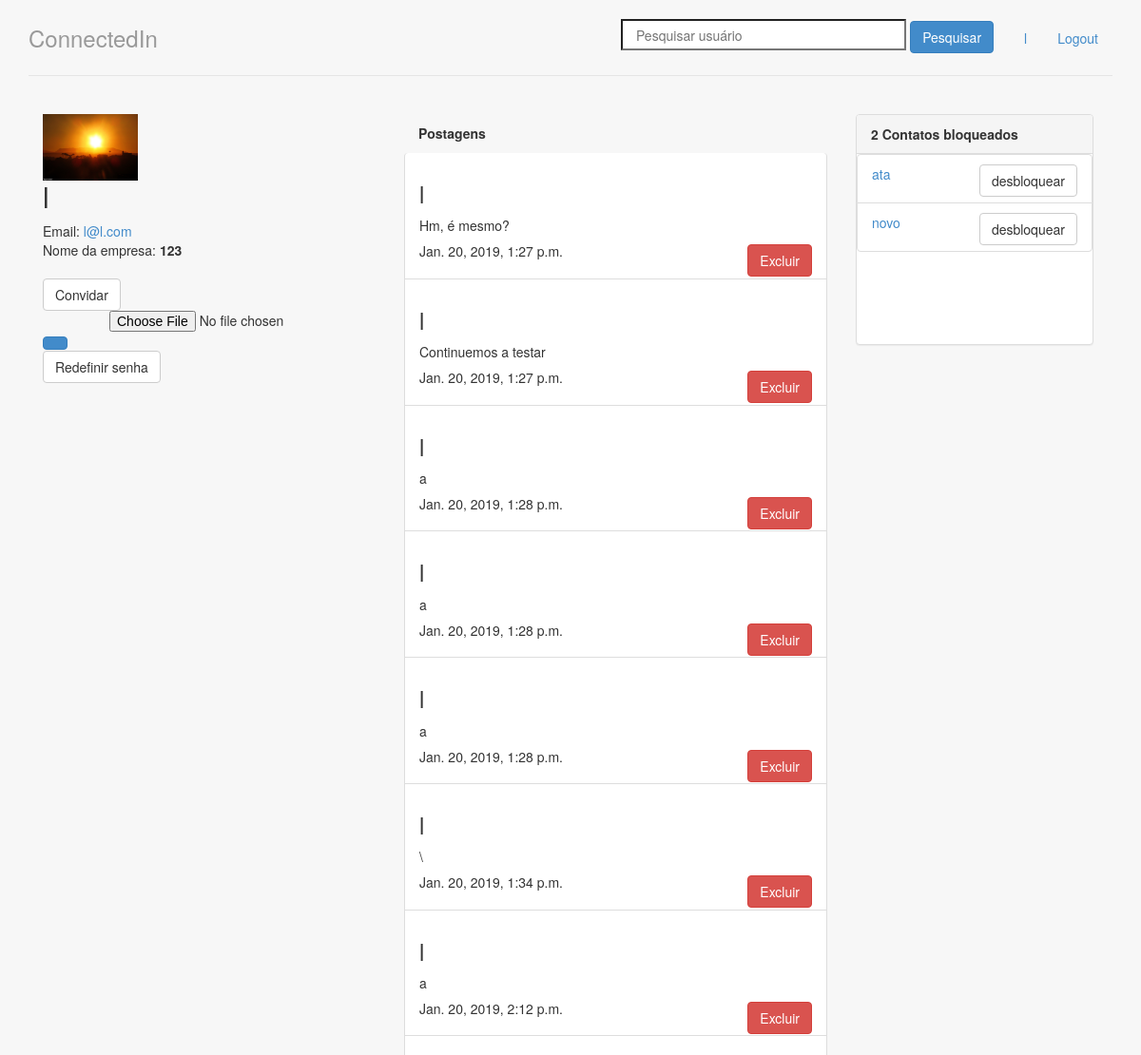
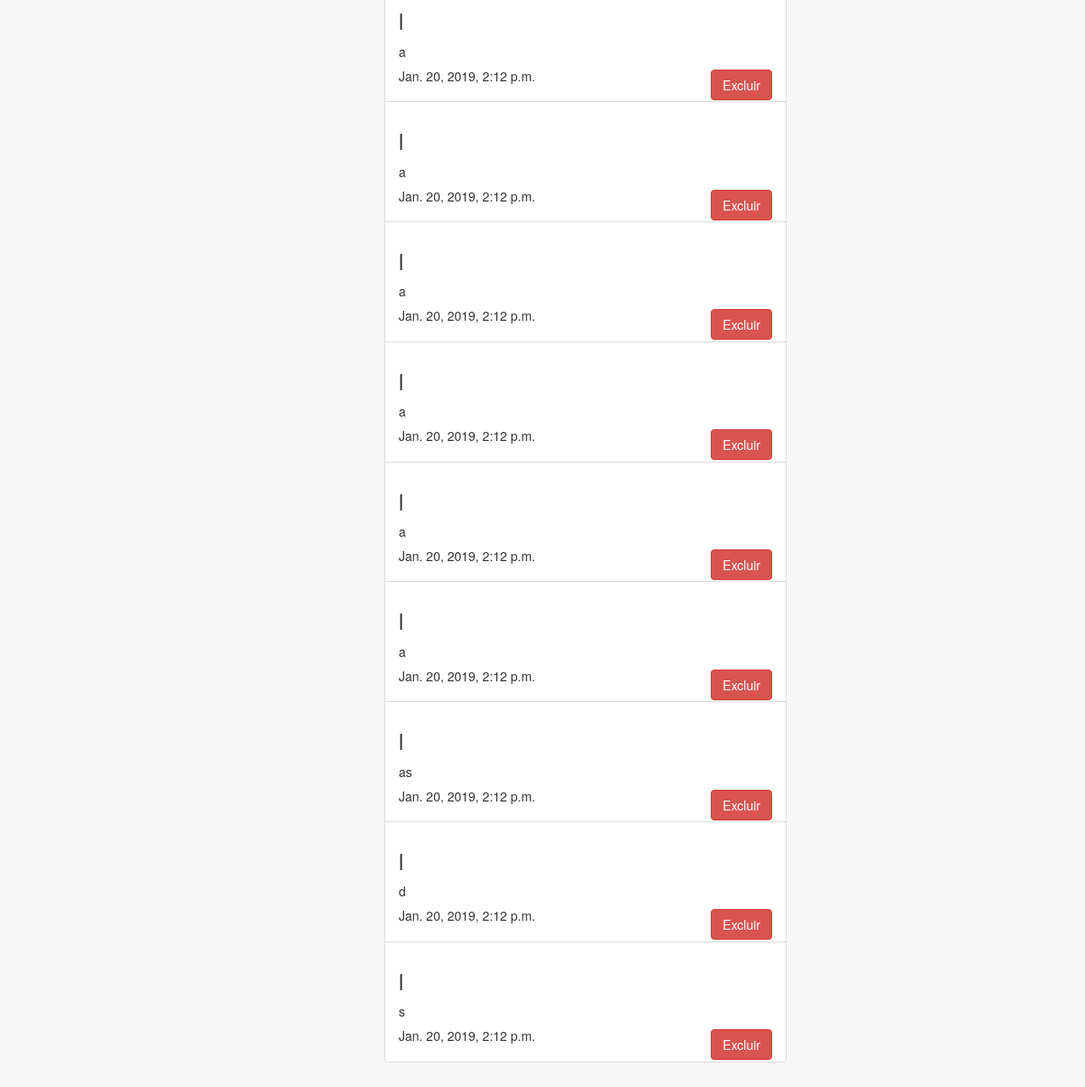
The app's page /perfil/ (signed in) with its own data (2 pictures, top to bottom).
### perfis/models.py (models this page shows, shortened)
class Perfil(models.Model):
    nome = models.CharField(max_length=255, null=False)
    telefone = models.CharField(max_length=15, null=False)
    nome_empresa = models.CharField(max_length=255, null=False)
    contatos = models.ManyToManyField('self', related_name = 'meus_contatos')
    contatos_bloqueados = models.ManyToManyField('self', related_name = 'meus_contatos_bloqueados', symmetrical=False, through='Bloqueio')
    usuario = models.OneToOneField(User, related_name="perfil", on_delete = models.CASCADE)
    foto_perfil = models.ImageField(upload_to='fotos_perfis', null=True, blank = True)
    @property
    def email(self):
        return self.usuario.email
    @property
    def meus_bloqueios(self):
        bloqueio = Bloqueio.objects.filter(bloqueador=self)
        return bloqueio
    def __str__(self):
        return self.nome

class Postagem(models.Model):
    dono = models.ForeignKey(Perfil, on_delete=models.CASCADE, related_name='minhas_postagens')
    texto = models.CharField(max_length=400, null=False)
    data_publicacao = models.DateTimeField(auto_now_add=True)
    def __str__(self):
        return self.texto

class Bloqueio(models.Model):
    bloqueador = models.ForeignKey(Perfil, on_delete = models.CASCADE, related_name = 'bloqueador')
    bloqueado = models.ForeignKey(Perfil, on_delete = models.CASCADE, related_name = 'bloqueado')
    def __str__(self):
        return self.bloqueado.nome

### perfis/views.py (the view, shortened to what this page needs)
# urls.py: path('perfil/', views.PerfilView.as_view(), name='meu_perfil'),
class PerfilView(View):
	def get(self, request):
		form = UploadFotoPerfilForm()
		perfil_logado = get_perfil_logado(request)
		contexto = {'perfil' : perfil_logado,
					'perfil_logado' : perfil_logado,
					'posso_convidar': True,
					'posso_bloquear': False,
					'posso_exibir': True,
					'form': form
					}
		return render(request, 'perfil.html', contexto)

### perfis/forms.py
class UploadFotoPerfilForm(forms.Form):
	foto_perfil = forms.FileField(required=False)

### perfis/views.py (called while the page is built)
@login_required
def get_perfil_logado(request):
	return request.user.perfil

### perfis/templates/perfil.html (shortened to what this page needs)
{% extends 'base.html' %}
{% block body %}
		{% if posso_exibir %}
		<div class = "col-lg-4">
			<div>
                {% if perfil.foto_perfil %}
                    <img src="{{perfil.foto_perfil.url}}" style="width:100px; height:70px">
                {% else %}
                    <img src="/static/img/photo.jpg" style="width:100px; height:70px">
                {% endif %}
				<h2 style="margin-top: 0px">{{ perfil.nome }}</h2>
                <address>
                        Email: <a href = "mailto:{{ perfil.email }}">{{ perfil.email }}</a>
                        <br>
                        Nome da empresa: <strong>{{ perfil.nome_empresa }}</strong>
                </address>
				{% if posso_convidar %}
					<a class="btn btn-default" href = "{% url 'convidar' perfil.id %}">
						Convidar
					</a>
					<br>
				{% endif %}
                <form name = "form" enctype = "multipart/form-data"
                    action = "{% url 'meu_perfil' %}" method = "POST" >
                    <input type = "file" style = "margin-left:20%;"
                    placeholder = "Picture" name = "foto_perfil" />
                    <button class="btn btn-primary" type = "submit" value = "upload" >
                    </button>
                </form>
				{% if perfil.id == perfil_logado.id %}
				<a class="btn btn-default" href = "{% url 'form_redefinir_senha' %}">
					Redefinir senha
				</a>
			{% endif %}
			</div>
		</div>
		<div class="col-lg-5">
			{% if perfil.minhas_postagens.all %}
            <div class="panel-heading">
                <strong>
                    Postagens
                </strong>
            </div>
            <ul class="list-group">
                {% for postagem in perfil.minhas_postagens.all %}
                <li class="list-group-item">
                    <h3> {{ postagem.dono }} </h3>
                    <p>{{ postagem }}</p>
                    {% if postagem.dono.id == perfil_logado.id or perfil_logado.superuser %}
                    <button class="btn btn-danger pull-right btn-confirm">Excluir</button>
                    <h5>{{postagem.data_publicacao}}</h5>
                </li>
				{% endif %}
                {% endfor %}
            </ul>
            {% else %}
            <div class="panel-body">
                <strong> {{ total }}
                    Esse perfil ainda não publicou.
                </strong>
            </div>
            {% endif %}
		</div>
		<div class = "col-lg-3">
				{% if perfil_logado.id == perfil.id %}
			<div class="panel panel-default  " style="width:250px;" >
            {% with total=perfil_logado.meus_bloqueios.count %}
            {% if total %}
            <div class="panel-heading">
                <strong> {{ total }}
                    Contato{{ total|pluralize }} bloqueado{{ total|pluralize }}
                </strong>
            </div>
            <div style="overflow-y: scroll; height: 200px;">
            <ul class="list-group">
                {% for bloqueio in perfil_logado.meus_bloqueios.all %}
                <li class="list-group-item">
                    <p><a href="{% url 'exibir' bloqueio.bloqueado.id %}">
                            {{ bloqueio }}
                        </a>
                        <a class="btn btn-default pull-right" href="{% url 'desbloquear' bloqueio.id %}">desbloquear</a>
                    </p>
                </li>
                {% endfor %}
            </ul>
        </div>
            {% else %}
            <div class="panel-body">
                Não há contatos bloqueados
            </div>
            {% endif %}
            {% endwith %}
        	</div>
			{% endif %}
			</div>
		{% else %}
			<h1>Usuário não existe</h1>
		{% endif %}
{% endblock %}

### perfis/templates/base.html (shortened to what this page needs)
{% load staticfiles %}
<!doctype html>
<html lang="pt-br">
<head>
	<link rel="stylesheet" href="{% static 'styles/bootstrap.css' %}">
	<link rel="stylesheet" href="{% static 'styles/main.css' %}">
</head>
<body>
	<div class="container">
		<div class="header">
			{% if request.user.perfil %}
			<ul class="nav nav-pills pull-right">
				<li>
				<div class="container">
					<form class="form-signin" method="post" action="{% url 'pesquisar' %}">
						<input name="nome" id="nome_id" required placeholder="   Pesquisar usuário" style="min-height: 33px; min-width: 300px;">
						<button class="btn btn-primary" type="submit">Pesquisar</button>
					</form>
				</div>
			</li>
				<li><a href="{% url 'meu_perfil' %}">{{ perfil_logado.nome }}</a></li>
				<li><a href="/logout/">Logout</a></li>
			</ul>
			<a href="{% url 'index' %}" style="text-decoration:none">
				<h3 class="text-muted">ConnectedIn</h3>
			</a>
			{% else %}
			<h3 class="text-muted">ConnectedIn</h3>
			{% endif %}
		</div>
		<div class="row content">
			{% block body %}
			{% endblock %}
		</div>
	</div>
</body>
</html>

### perfis/static/styles/main.css (style rules this page uses)
body { padding-top: 20px; padding-bottom: 20px; background-color: rgb(247, 247, 247) }
.header, .content, .footer { padding-left: 15px; padding-right: 15px; }
.header { border-bottom: 1px solid #e5e5e5; }
.header h3 { margin-top: 0; margin-bottom: 0; line-height: 40px; padding-bottom: 19px; }
.content { margin: 40px 0; }
@media screen and (min-width: 768px) { .header, .content, .footer { padding-left: 0; padding-right: 0; } }
@media screen and (min-width: 768px) { .header { margin-bottom: 30px; } }

### records on screen
Perfil: nome "l", foto_perfil (picture), email "l@l.com", nome_empresa "123"
Postagem: dono "l", texto "Hm, é mesmo?", data_publicacao "Jan. 20, 2019, 1:27 p.m."
Postagem: dono "l", texto "Continuemos a testar", data_publicacao "Jan. 20, 2019, 1:27 p.m."
Postagem: dono "l", texto "a", data_publicacao "Jan. 20, 2019, 1:28 p.m."
Postagem: dono "l", texto "a", data_publicacao "Jan. 20, 2019, 1:28 p.m."
Postagem: dono "l", texto "a", data_publicacao "Jan. 20, 2019, 1:28 p.m."
Postagem: dono "l", texto "\\", data_publicacao "Jan. 20, 2019, 1:34 p.m."
Postagem: dono "l", texto "a", data_publicacao "Jan. 20, 2019, 2:12 p.m."
Postagem: dono "l", texto "a", data_publicacao "Jan. 20, 2019, 2:12 p.m."
Postagem: dono "l", texto "a", data_publicacao "Jan. 20, 2019, 2:12 p.m."
Postagem: dono "l", texto "a", data_publicacao "Jan. 20, 2019, 2:12 p.m."
Postagem: dono "l", texto "a", data_publicacao "Jan. 20, 2019, 2:12 p.m."
Postagem: dono "l", texto "a", data_publicacao "Jan. 20, 2019, 2:12 p.m."
Postagem: dono "l", texto "a", data_publicacao "Jan. 20, 2019, 2:12 p.m."
Postagem: dono "l", texto "as", data_publicacao "Jan. 20, 2019, 2:12 p.m."
Postagem: dono "l", texto "d", data_publicacao "Jan. 20, 2019, 2:12 p.m."
Postagem: dono "l", texto "s", data_publicacao "Jan. 20, 2019, 2:12 p.m."
Bloqueio: bloqueado.nome "ata"
Bloqueio: bloqueado.nome "novo"

### other values on screen
{{ total }} "2"
